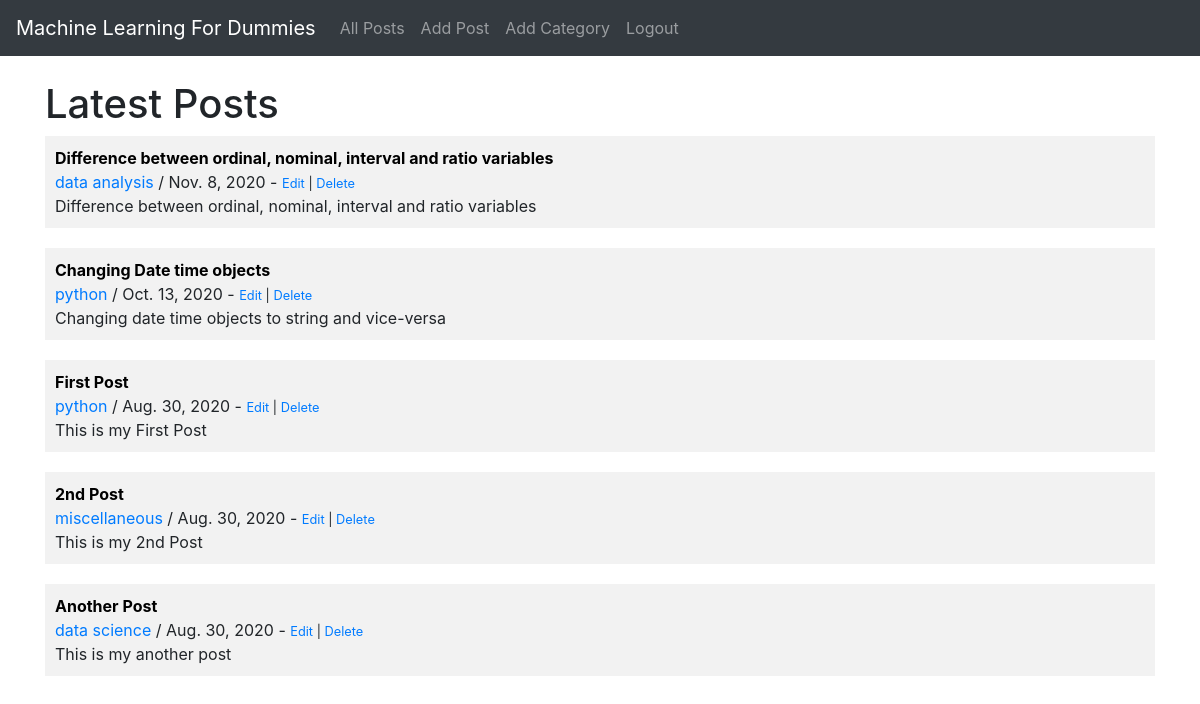
The page /post (signed in) on the database its author committed.
### blog_app/models.py (models this page shows, shortened)
class Post(models.Model):
	title = models.CharField(max_length=255)
	title_tag = models.CharField(max_length=255, default="")
	introduction = models.TextField(default = '')
	author = models.ForeignKey(User, on_delete=models.CASCADE)
	body = RichTextField(blank=True, null=True)
	post_date = models.DateField(auto_now_add = True)
	category = models.CharField(max_length=255, default='')

### blog_app/views.py (the view)
# urls.py: path('post', HomeView.as_view(), name="post"),
class HomeView(ListView):
	model = Post
	template_name = 'home.html'
	ordering = ["-post_date"]
	def get_context_data(self, *args, **kwargs):
		cat_menu = Category.objects.all()
		context = super(HomeView, self).get_context_data(*args, **kwargs)
		context["cat_menu"] = cat_menu
		return context

### blog_app/models.py (called while the page is built)
	def __str__(self):
		return self.name

### blog_app/templates/home.html (shortened to what this page needs)
{% extends 'base.html' %}
{% block content %}
<h1>Latest Posts</h1>
<div>
{% for post in object_list %}
	<div style="margin-bottom:20px; background: #f2f2f2; padding:10px 10px;">
		<a style="color: black;text-decoration: none;" href="{% url 'post-detail' post.pk %}">
			<b> {{ post.title }} </b>
		</a>
		<br/> <a href="{% url 'category' post.category|slugify %}">{{ post.category }} </a> / {{ post.post_date }}
		{% if user.is_authenticated %}
			-
			<small>
				<a href="{% url 'update_post' post.pk %}">Edit</a> |
				<a href="{% url 'delete_post' post.pk %}">Delete</a>
			</small>
		{% endif %}
		 <br/>
		{{ post.introduction|safe|slice:":200"  }}
	</div>
{% endfor %}
</div>
{% endblock %}

### rows shown on the page
Post: title "Difference between ordinal, nominal, interval and ratio variables", category "data analysis", post_date "Nov. 8, 2020", introduction "Difference between ordinal, nominal, interval and ratio variables"
Post: title "Changing Date time objects", category "python", post_date "Oct. 13, 2020", introduction "Changing date time objects to string and vice-versa"
Post: title "First Post", category "python", post_date "Aug. 30, 2020", introduction "This is my First Post"
Post: title "2nd Post", category "miscellaneous", post_date "Aug. 30, 2020", introduction "This is my 2nd Post"
Post: title "Another Post", category "data science", post_date "Aug. 30, 2020", introduction "This is my another post"
